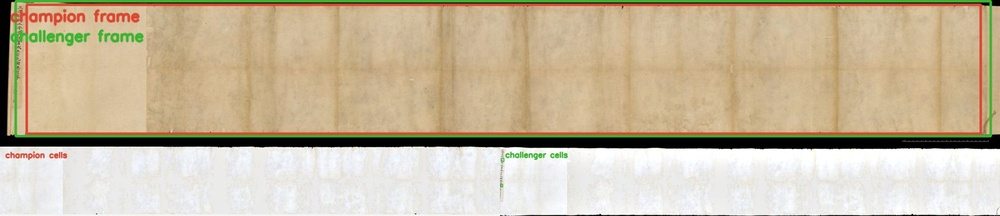
#> input picture experiments/light_frame/outv1_unbounded/audit_00_idp_1998_116_sample10_f001r.jpg, 1000 x 216 px, shrunk from 1800 x 389 before the run
$ python hysteresis_clean.py ../experiments/light_frame/outv1_unbounded/audit_00_idp_1998_116_sample10_f001r.jpg
#> lines starting #> are read from the running program, lines starting #| are printed output that depends on the picture; after the words box and inside, x2 and y2 are one past the last pixel; in counts of white or black regions, pixels touching at a corner belong together
#> in clean_with_hysteresis, img is the input picture: shape (216, 1000, 3); mean B, G, R 158.9, 185, 199.4
"""
Hysteresis thresholding for document cleaning.

Uses two thresholds:
- High threshold: Identifies definite ink (conservative)
- Low threshold: Extends ink regions if connected to high-threshold pixels

This prevents broken letters while still removing bleed-through.
"""

import cv2
import numpy as np
from PIL import Image
import argparse
from pathlib import Path
from scipy import ndimage


def hysteresis_threshold(gray, low_thresh, high_thresh):
    """
    Apply hysteresis thresholding.

    1. High threshold creates "seed" regions (definite ink)
    2. Low threshold creates "candidate" regions
    3. Only candidates connected to seeds are kept

    This is similar to Canny edge detection's approach.
    """
    # Create binary masks
    high_mask = gray < high_thresh  # Definite ink (dark pixels)
    low_mask = gray < low_thresh    # Candidate ink (includes bleed)

    # Label connected components in the low threshold mask
    labeled, num_features = ndimage.label(low_mask)

    # Find which components contain high-threshold pixels
    # These are the "valid" ink components
    valid_labels = set(np.unique(labeled[high_mask])) - {0}

    # Create output mask with only valid components
    result = np.isin(labeled, list(valid_labels))

    return result.astype(np.uint8) * 255


def adaptive_hysteresis(gray, window_size=25, k_high=0.2, k_low=0.4):
    """
    Adaptive hysteresis using local Sauvola-style thresholds.

    Instead of global thresholds, compute local high/low thresholds
    based on local mean and std.
    """
#> called with window_size = 25, k_high = 0.15, k_low = 0.35
    # Compute local statistics
    mean = cv2.blur(gray.astype(np.float64), (window_size, window_size))
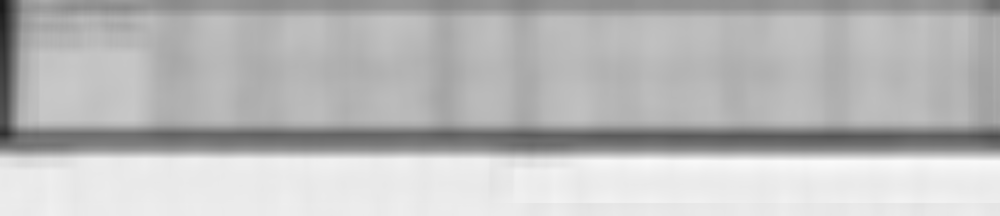
#> mean: shape (216, 1000) float64; min 26.75, max 250.3, mean 186.6
    mean_sq = cv2.blur(gray.astype(np.float64)**2, (window_size, window_size))
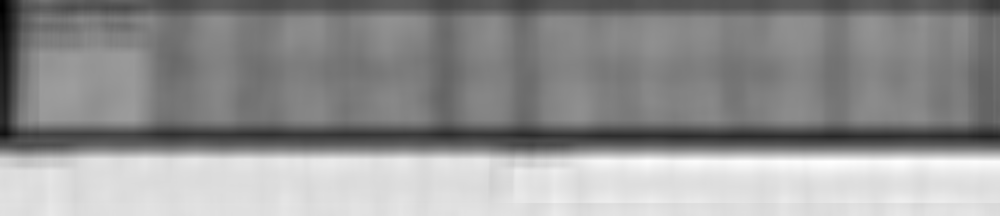
#> mean_sq: shape (216, 1000) float64; min 3853.8, max 62690.7, mean 37811.8; drawn with min black and max white
    std = np.sqrt(np.maximum(mean_sq - mean**2, 0))

    R = 128  # Dynamic range

    # High threshold (conservative - definite ink)
    thresh_high = mean * (1 + k_high * (std / R - 1))
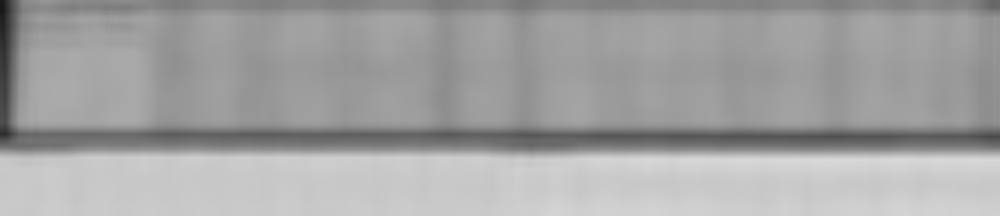
#> thresh_high: shape (216, 1000) float64; min 24.5, max 217.7, mean 163

    # Low threshold (permissive - includes faint strokes)
    thresh_low = mean * (1 + k_low * (std / R - 1))
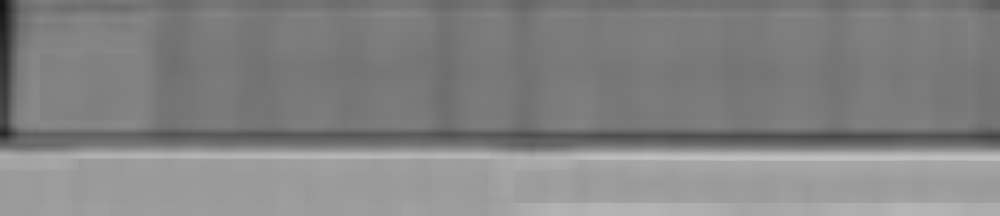
#> thresh_low: shape (216, 1000) float64; min 21.5, max 192, mean 131.5

    # Create masks
    high_mask = gray < thresh_high  # Definite ink
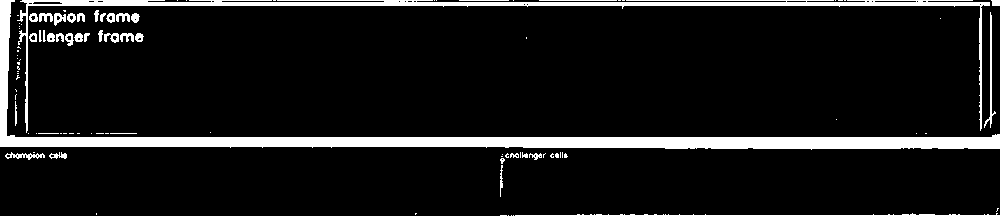
#> high_mask: shape (216, 1000) bool; 9.4% white; 101 white regions (63 under 20 px), largest, box (x1, y1, x2, y2) and area: (0, 0, 1000, 150) 12011, (17, 0, 990, 133) 5364, (515, 213, 1000, 216) 570
    low_mask = gray < thresh_low    # Candidate ink
#> low_mask: shape (216, 1000) bool; 7.5% white; 122 white regions (94 under 20 px), largest, box (x1, y1, x2, y2) and area: (0, 0, 1000, 150) 11999, (26, 2, 990, 9) 2053, (517, 214, 746, 216) 234

    # Connected component analysis
    labeled, num_features = ndimage.label(low_mask)
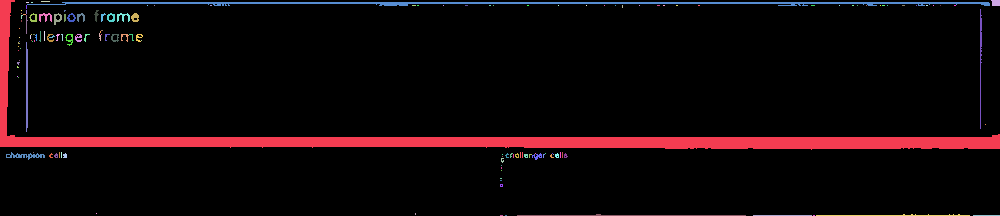
#> labeled: shape (216, 1000) int32; 147 distinct labels, from 0 to 146; one colour per label, 0 black
#> num_features = 146

    # Find valid components (those containing high-threshold pixels)
    valid_labels = set(np.unique(labeled[high_mask])) - {0}
#> valid_labels = 146 items

    # Output mask
    ink_mask = np.isin(labeled, list(valid_labels))

    return ink_mask


def clean_with_hysteresis(image_path, output_path,
                          window_size=25,
                          k_high=0.15,
                          k_low=0.35,
                          keep_grayscale=True,
                          blend=0.2):
    """
    Clean document using adaptive hysteresis thresholding.

    Args:
        k_high: Sauvola k for high threshold (lower = more conservative)
        k_low: Sauvola k for low threshold (higher = more permissive)
    """
    img = cv2.imread(str(image_path))
    if img is None:
        raise ValueError(f"Could not load: {image_path}")

    gray = cv2.cvtColor(img, cv2.COLOR_BGR2GRAY)

    # Get ink mask using hysteresis
    ink_mask = adaptive_hysteresis(gray, window_size, k_high, k_low)

    if keep_grayscale:
        # Create cleaned version
        cleaned = np.full_like(gray, 255)  # White background

        # Keep original gray values where ink is detected
        cleaned[ink_mask] = gray[ink_mask]
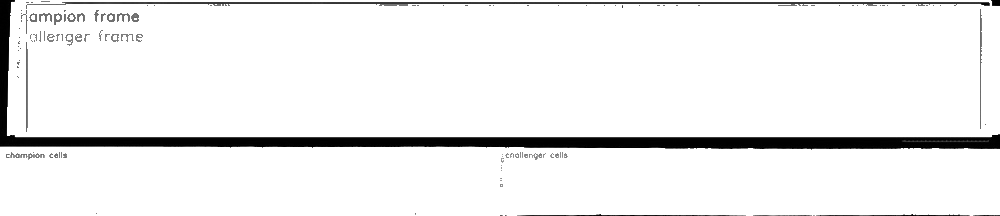
#> cleaned: shape (216, 1000); min 0, max 255, mean 238.1

        # Optional: slight smoothing at edges
        cleaned = cv2.medianBlur(cleaned, 3)

        # Blend with original for paper texture
        if blend > 0:
            result = cv2.addWeighted(cleaned, 1-blend, gray, blend, 0)
        else:
            result = cleaned

        result = cv2.cvtColor(result, cv2.COLOR_GRAY2BGR)
#> result: shape (216, 1000, 3)
    else:
        # Pure binary
        result = np.where(ink_mask, 0, 255).astype(np.uint8)
        result = cv2.cvtColor(result, cv2.COLOR_GRAY2BGR)

    cv2.imwrite(str(output_path), result)
    print(f"Saved: {output_path}")

    # Also save the mask for inspection
    mask_path = str(output_path).replace('.png', '_mask.png')
    cv2.imwrite(mask_path, ink_mask.astype(np.uint8) * 255)

    return result


if __name__ == "__main__":
    parser = argparse.ArgumentParser(description="Hysteresis thresholding for documents")
    parser.add_argument("input", help="Input image")
    parser.add_argument("-o", "--output", default="hysteresis_clean.png")
    parser.add_argument("--window", "-w", type=int, default=25)
    parser.add_argument("--k-high", type=float, default=0.15,
                        help="High threshold k (conservative, default 0.15)")
    parser.add_argument("--k-low", type=float, default=0.35,
                        help="Low threshold k (permissive, default 0.35)")
    parser.add_argument("--blend", type=float, default=0.15)
    parser.add_argument("--binary", "-b", action="store_true")

    args = parser.parse_args()

    clean_with_hysteresis(
        args.input, args.output,
        window_size=args.window,
        k_high=args.k_high,
        k_low=args.k_low,
        keep_grayscale=not args.binary,
        blend=args.blend
    )

$ run again, on experiments/light_frame/outv1_unbounded/audit_02_gallica_pelliot_chinois_4837_page_0003.jpg
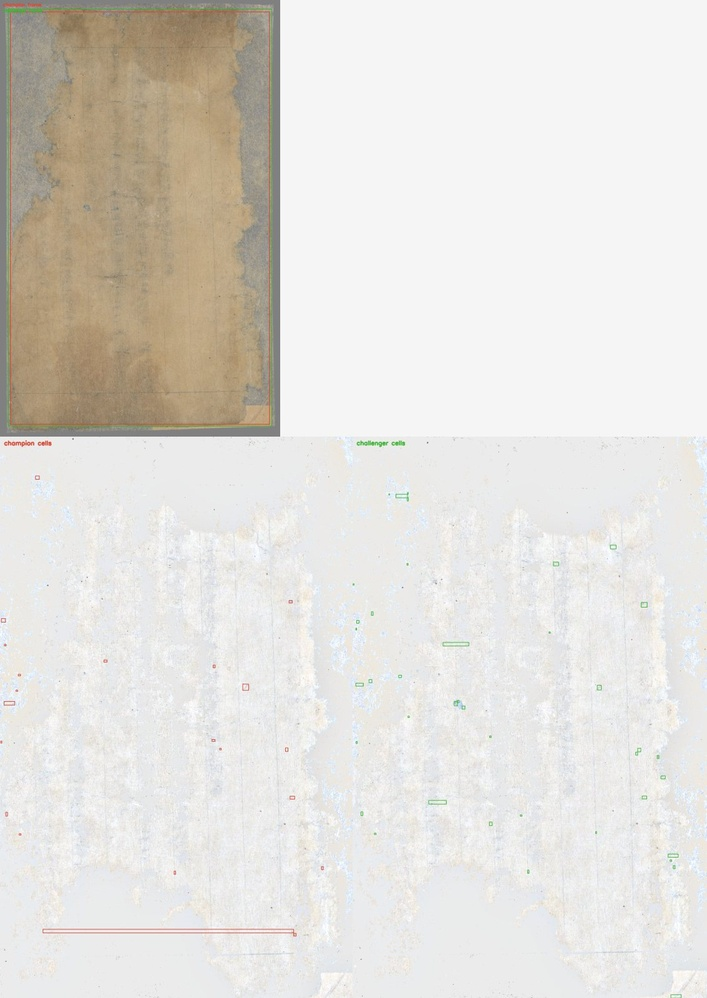
#> input picture experiments/light_frame/outv1_unbounded/audit_02_gallica_pelliot_chinois_4837_page_0003.jpg, 707 x 998 px, shrunk from 1133 x 1600 before the run
#> in clean_with_hysteresis, img is the input picture: shape (998, 707, 3); mean B, G, R 217.4, 222.5, 225.4
#> in adaptive_hysteresis, `high_mask = gray < thresh_high`:
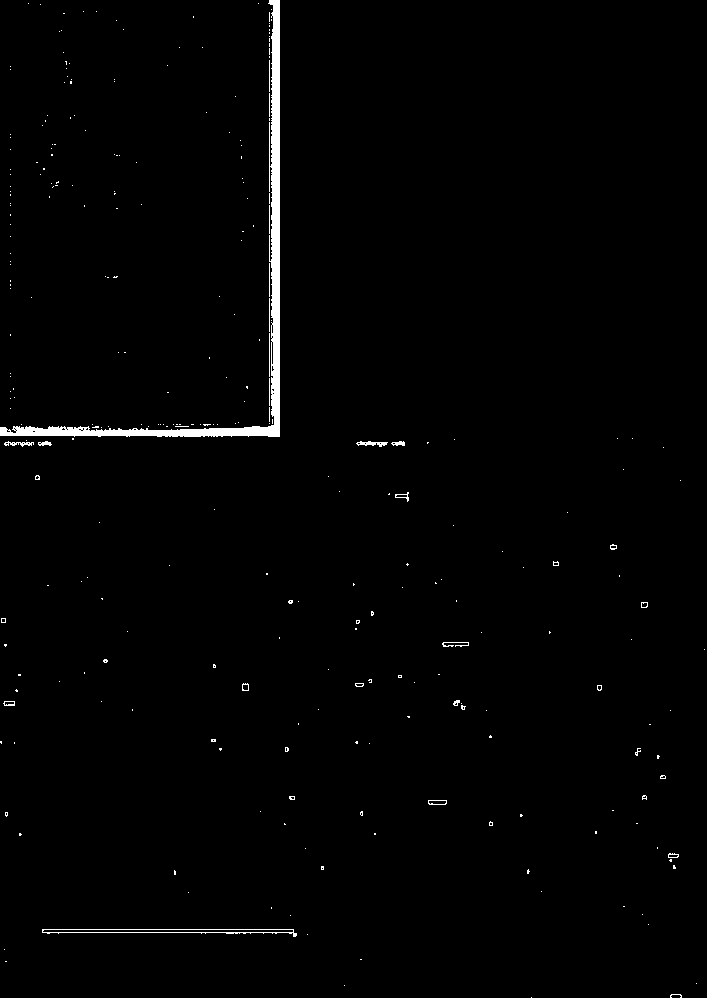
#> high_mask: shape (998, 707) bool; 1.2% white; 284 white regions (259 under 20 px), largest, box (x1, y1, x2, y2) and area: (0, 0, 280, 437) 5869, (42, 929, 297, 937) 553, (356, 441, 388, 447) 104
#> low_mask: shape (998, 707) bool; 0.56% white; 76 white regions (73 under 20 px), largest, box (x1, y1, x2, y2) and area: (0, 0, 280, 437) 3689, (361, 441, 388, 447) 60, (22, 442, 34, 447) 28
#> labeled: shape (998, 707) int32; 98 distinct labels, from 0 to 97
#> num_features = 97
#> valid_labels = 97 items
#> in clean_with_hysteresis, `cleaned[ink_mask] = gray[ink_mask]`:
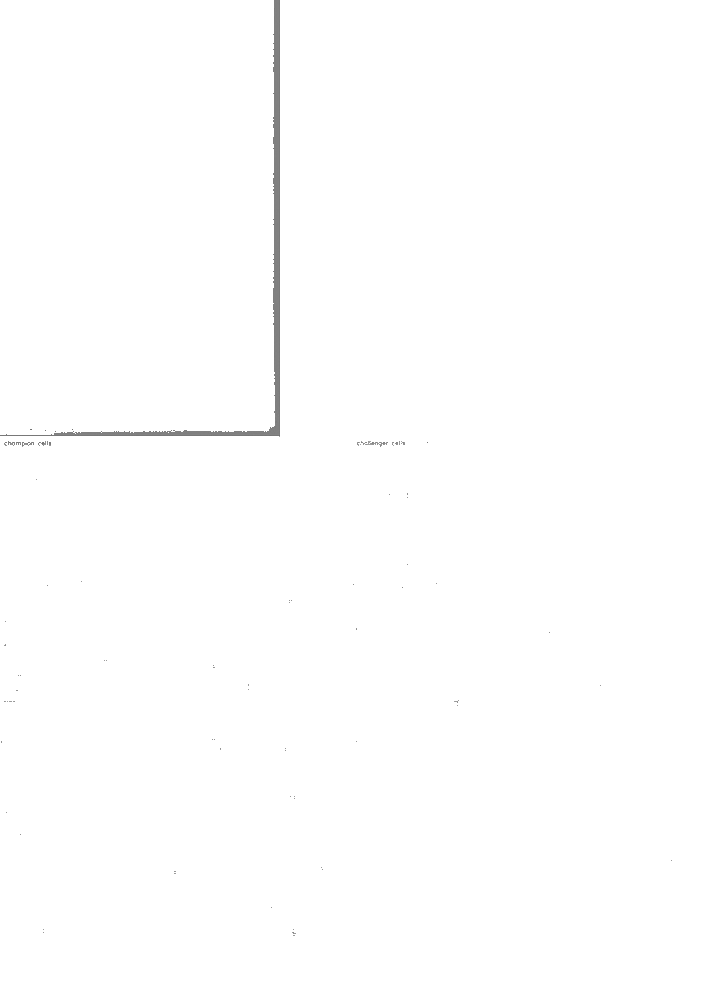
#> cleaned: shape (998, 707); min 110, max 255, mean 254.3
